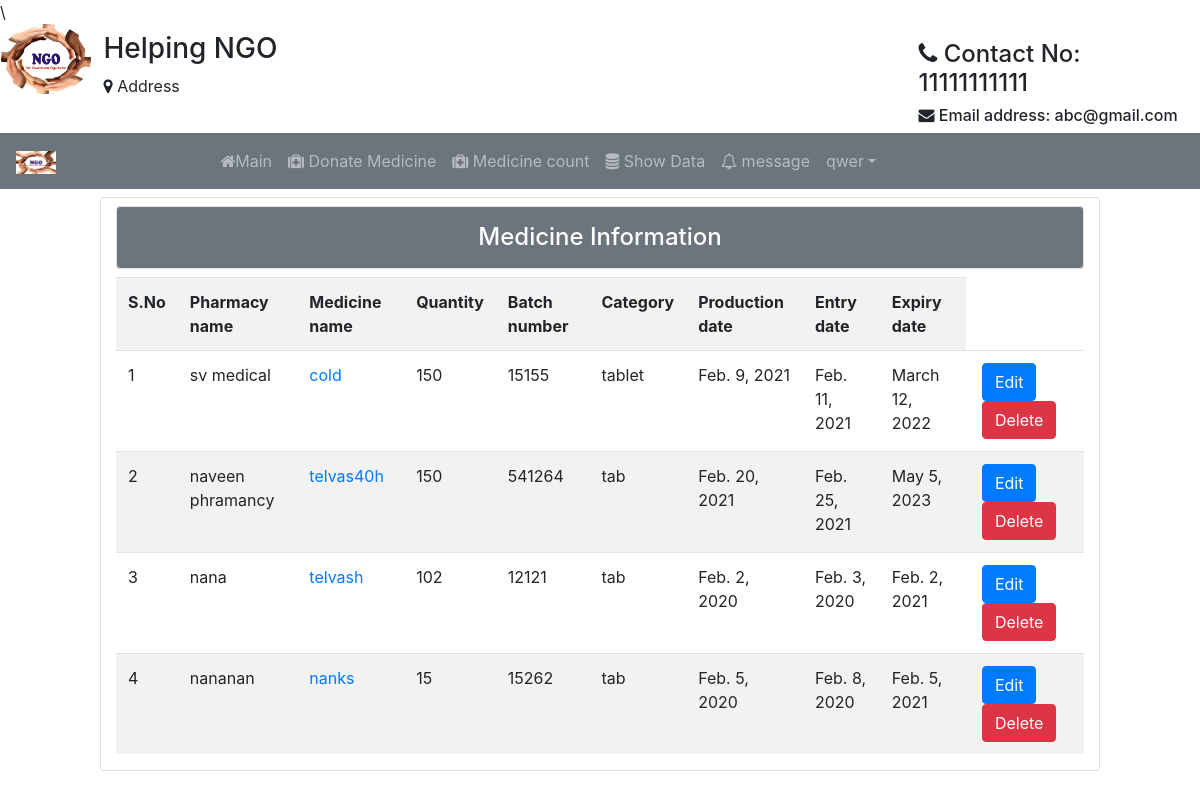
The page /tb/ (signed in) on the database its author committed.
### Student/models.py (models this page shows)
class User(AbstractUser):
	t = (
		(1,'Medicinist'),
		(2,'Org'),
		(3,'Anonymous'),
		)
	role = models.IntegerField(default=3,choices=t)
	g=[('M',"Male"),('F','Female')]
	age=models.IntegerField(default=10)
	impf=models.ImageField(upload_to='Medicines/',default="ngo1.jpg")
	gender=models.CharField(max_length=10,choices=g,default="F")
	organization_name=models.CharField(max_length=120,default="ngo")
	hospital_name=models.CharField(max_length=120,default="ap")
	phone_no=models.CharField(null=True,default="1234567890",max_length=10)
	pan_no=models.CharField(max_length=10,default="ABC1234DE5")
	address=models.CharField(max_length=200,default="Tirupathi")

class MedicineInfo(models.Model):
	organization_name=models.CharField(max_length=120,default="ngo")
	pharmacy_name=models.CharField(max_length=500)
	medicine_name=models.CharField(max_length=120)
	quantity=models.CharField(max_length=30)
	batch_no=models.IntegerField(unique=True)
	category=models.CharField(max_length=120)
	production_date=models.DateField()
	entry_date=models.DateField()
	expiry_date=models.DateField()
	created_date=models.DateField(auto_now=True)
	days_count=models.DateField(null=True)
	uid=models.ForeignKey(User,on_delete=models.CASCADE)
	impf=models.ImageField(upload_to='Medicines/',default="ngo1.jpg")

### Student/views.py (the view)
# urls.py: path('tb/',views.tab,name="tab"),
def tab(hj):
	data=MedicineInfo.objects.filter(uid_id=hj.user.id)
	return render(hj,'htfiles/table.html',{'info':data})

### Student/templates/htfiles/table.html (shortened to what this page needs)
{% extends 'htfiles/header.html' %}
{% block content %}
<div class="card col-md-10 mt-2 mx-auto">
			<h4 class="bg-secondary text-white text-center border rounded mt-2 p-3">Medicine Information</h4>
			<table class="table table-striped">
				<tr>
					<th>S.No</th>
					<th>Pharmacy name</th>
					<th>Medicine name</th>
					<th>Quantity</th>
					<th>Batch number</th>
					<th>Category</th>
					<th>Production date</th>
					<th>Entry date</th>
					<th>Expiry date</th>
				</tr>
				{% for i in info %}
				<tr>
					<td>{{forloop.counter}}</td>
					<td>{{i.pharmacy_name}}</td>
					<td><a href="#">{{i.medicine_name}}</a></td>
					<td>{{i.quantity}}</td>
					<td>{{i.batch_no}}</td>
					<td>{{i.category}}</td>
					<td>{{i.production_date}}</td>
					<td>{{i.entry_date}}</td>
					<td>{{i.expiry_date}}</td>
					<td><a class="btn btn-primary mx-1" href="{% url 'ue' i.id %}">Edit</a><a class="btn btn-danger mx-1" href="{% url 'del' i.id %}">Delete</a></td>
					</tr>
				{% endfor %}
			</table>
		</div>
{% endblock %}

### Student/templates/htfiles/navbar.html (shortened to what this page needs)
{% load static %}
<div class="row">
  <div class="col col-md-1" style="margin-left:1px;">
  <img src="{% static 'images/NGO.jpg' %}" alt="logo" style="width:90px; height: 70px;" class="rounded-circle">
  </div>
  <div class="col mt-2">
    <h3>Helping NGO</h3>
    <p><i class="fa fa-map-marker" aria-hidden="true"></i>
Address</p>
  </div>
  <div class="col-md-3" style="margin-right: 4px">
    <h4 class="mt-3"><i class="fa fa-phone" aria-hidden="true"></i>
Contact No: 11111111111</h4>
    <h6><i class="fa fa-envelope" aria-hidden="true"></i>   Email address: abc@gmail.com</h6>
  </div>
</div>
<nav class="navbar navbar-expand-sm bg-secondary text-white navbar-dark">
  <a class="navbar-brand" href="#">
    <img src="{% static 'images/NGO.jpg' %}" alt="logo" style="width: 40px;">
  </a>
  <ul class="navbar-nav ml-auto text-white" style="margin-right: 300px">
{% if not user.is_authenticated %}
    <li class="nav-item" style="margin-right: 80px">
      <a class="nav-link" href="#"><i class="fa fa-home" aria-hidden="true"></i>
Home</a>
    </li>
    <li class="nav-item" style="margin-right: 80px">
      <a class="nav-link" href="{% url 'ab' %}"><i class="fa fa-user" aria-hidden="true"></i>
About us</a>
   <!--  </li>
    <li class="nav-item" style="margin-right: 80px">
      <a class="nav-link" href="#">Volunteers</a>
    </li> -->
    <li class="nav-item" style="margin-right: 80px">
      <a class="nav-link" href="{% url 'don' %}"><i class="fa fa-users" aria-hidden="true"></i>
Our workers</a>
    </li>
    <li class="nav-item" style="margin-right: 80px">
      <a class="nav-link" href="#"><i class="fa fa-phone" aria-hidden="true"></i>
Contact us</a>
    </li>
    <li class="nav-item">
      <a class="nav-link" href="{% url 'log' %}"><span class="glyphicon glyphicon-user"></span><i class="fa fa-sign-in" aria-hidden="true"></i>
Login</a>
    </li>
  {% elif user.role == 1 %}
  <li class="nav-item">
        <a class="nav-link" href="{% url 'mnp' %}"><i class="fa fa-home" aria-hidden="true"></i>Main</a>
      </li>
      <li class="nav-item">
        <a class="nav-link" href="{% url 'up' %}"><i class="fa fa-medkit" aria-hidden="true"></i>
Donate Medicine</a>
      </li>
      <li class="nav-item">
        <a class="nav-link" href="#"><i class="fa fa-medkit" aria-hidden="true"></i>
Medicine count</a>
      </li>
      <li class="nav-item">
        <a class="nav-link" href="{% url 'tab' %}"><i class="fa fa-database" aria-hidden="true"></i>
Show Data</a>
      </li>
      <li class="nav-item">
        <a class="nav-link" href="#"><i class="fa fa-bell-o" aria-hidden="true"></i>
message </a>
      </li>
      <li class="dropdown">
      <a type="button" class="nav-link dropdown-toggle" data-toggle="dropdown">{{user.username}}</a>
    {% endif %}
    </ul>
</nav>

### Student/templates/htfiles/navbar.html (style rules this page uses)
.nav-link { color: light; }

### rows shown on the page
User: username "qwer"
MedicineInfo: pharmacy_name "sv medical", medicine_name "cold", quantity "150", batch_no "15155", category "tablet", production_date "Feb. 9, 2021", entry_date "Feb. 11, 2021", expiry_date "March 12, 2022"
MedicineInfo: pharmacy_name "naveen phramancy", medicine_name "telvas40h", quantity "150", batch_no "541264", category "tab", production_date "Feb. 20, 2021", entry_date "Feb. 25, 2021", expiry_date "May 5, 2023"
MedicineInfo: pharmacy_name "nana", medicine_name "telvash", quantity "102", batch_no "12121", category "tab", production_date "Feb. 2, 2020", entry_date "Feb. 3, 2020", expiry_date "Feb. 2, 2021"
MedicineInfo: pharmacy_name "nananan", medicine_name "nanks", quantity "15", batch_no "15262", category "tab", production_date "Feb. 5, 2020", entry_date "Feb. 8, 2020", expiry_date "Feb. 5, 2021"
